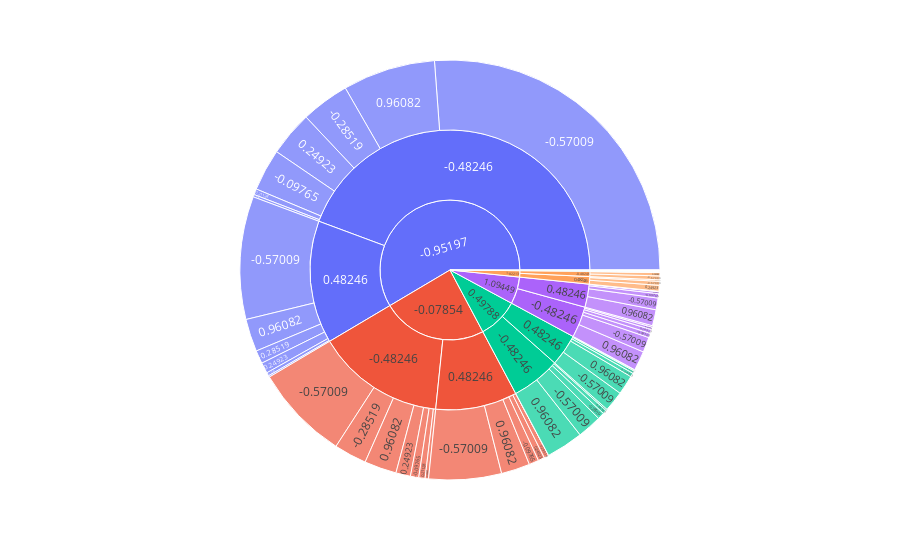

Notebook cell for this chart:
### Code cell
fig_sunburst = px.sunburst(drugs, path=['age', 'gender', 'country'], values='addict')
fig_sunburst.show()
